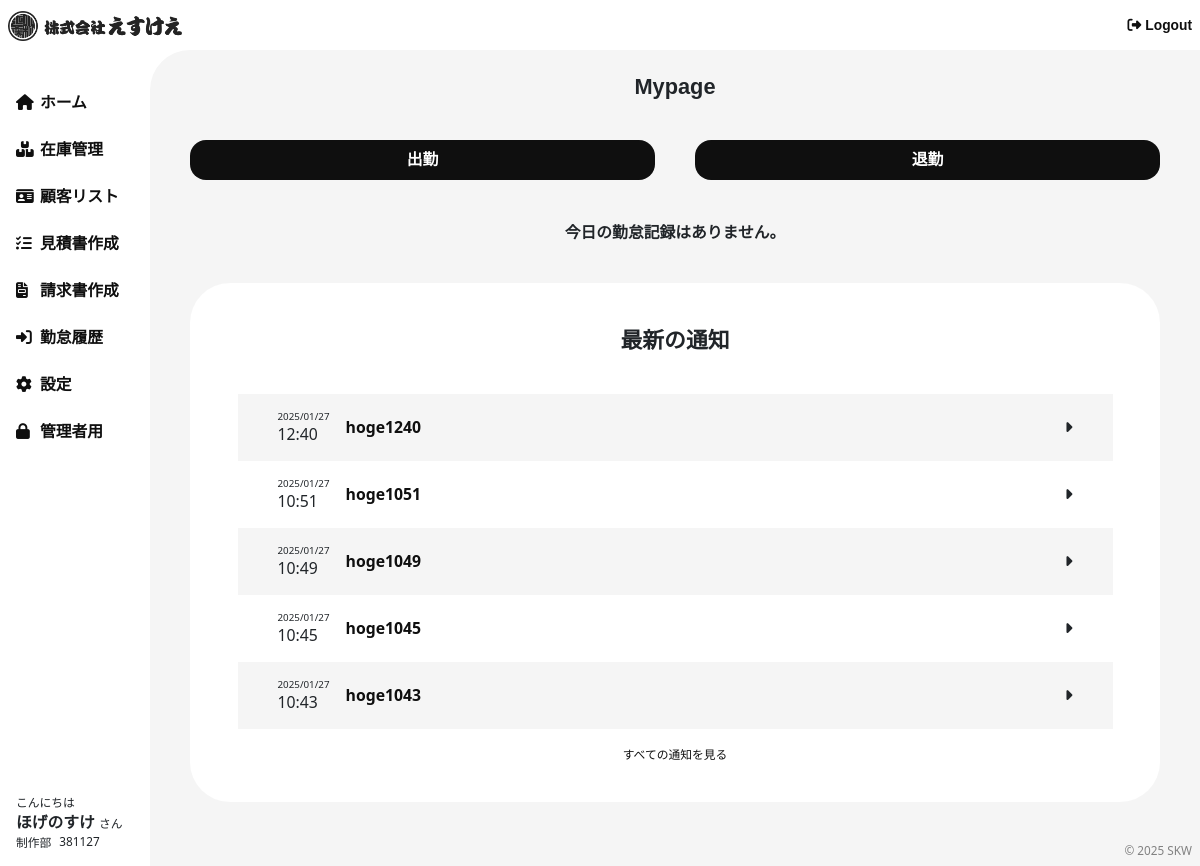
Page /mypage/ (signed in) on the committed database.
### accounts/models.py (models this page shows, shortened)
class Profile(models.Model):
    user = models.OneToOneField(User, on_delete=models.CASCADE)
    phone_number = models.CharField(max_length=15, blank=True, null=True)
    department = models.CharField(max_length=100, blank=True, null=True)

### bms/models.py (models this page shows, shortened)
class Employee(models.Model):
    first_name = models.CharField(max_length=50, verbose_name="名", blank=True, null=True)
    last_name = models.CharField(max_length=50, verbose_name="姓", blank=True, null=True)
    email = models.EmailField(unique=True, verbose_name="メールアドレス", blank=True, null=True)
    department = models.CharField(max_length=100, verbose_name="部署", blank=True, null=True)
    phone_number = models.CharField(max_length=15, verbose_name="電話番号", blank=True, null=True)
    employee_number = models.CharField(
        max_length=6, unique=True, blank=True, null=True, verbose_name="社員番号"
    )

### notifications/models.py (models this page shows, shortened)
class Notification(models.Model):
    title = models.CharField(max_length=255)
    body = models.TextField()
    NOTIFICATION_TYPES = [
        ('全体', '全体'),
        ('部署', '部署'),
    ]
    notification_type = models.CharField(max_length=10, choices=NOTIFICATION_TYPES)
    department = models.CharField(max_length=255, blank=True, null=True)
    created_at = models.DateTimeField(auto_now_add=True)
    scheduled_at = models.DateTimeField(default=now)
    sent = models.BooleanField(default=False)

### bms/views.py (the view)
# urls.py: path('mypage/', views.mypage, name='mypage'),  # マイページへのルートを元のビューに戻す
@login_required
def mypage(request):
    user = request.user
    profile_info = {
        '姓': user.first_name or '設定されていません',
        '名': user.last_name or '設定されていません',
        'ログインID': user.username or '設定されていません',
        'メールアドレス': user.email or '設定されていません',
        '電話番号': getattr(user, 'profile', None) and getattr(user.profile, 'phone_number', '設定されていません'),
        '部署': getattr(user, 'profile', None) and getattr(user.profile, 'department', '設定されていません'),
    }
    employee = Employee.objects.filter(email=user.email).first()
    if not employee:
        employee = Employee(employee_number="000000", email=user.email)  # ダミーデータ
    today = now().date()
    record = AttendanceRecord.objects.filter(user=user, date=today).first()
    notifications = Notification.objects.filter(notification_type='全体').order_by('-created_at')[:5]
    return render(request, 'bms/mypage.html', {
        'profile_info': profile_info,
        'employee': employee,
        'record': record,
        'notifications': notifications,
    })

### bms/context_processors.py (called while the page is built)
def profile_info(request):
    if request.user.is_authenticated:
        user = request.user
        employee = Employee.objects.filter(email=user.email).first()
        if not employee:
            employee = Employee(employee_number="000000", email=user.email)
        return {
            'profile_info': {
                '姓': user.first_name or '設定されていません',
                '名': user.last_name or '設定されていません',
                'ログインID': user.username or '設定されていません',
                'メールアドレス': user.email or '設定されていません',
                '電話番号': getattr(user, 'profile', None) and getattr(user.profile, 'phone_number', '設定されていません'),
                '部署': getattr(user, 'profile', None) and getattr(user.profile, 'department', '設定されていません'),
            },
            'employee': employee  # Employeeデータも全ページで使えるようにする
        }
    return {'profile_info': None, 'employee': None}

### templates/bms/mypage.html (shortened to what this page needs)
{% extends "base.html" %}
{% block content %}
<div class="mypage">
    <div class="mainTitle">Mypage</div>
    <section class="attendance">
        <div class="attendance__wrap">
            <form action="{% url 'clock_in' %}" method="post" style="display: inline;">
                <button type="submit">出勤</button>
            </form>
            <form action="{% url 'clock_out' %}" method="post" style="display: inline;">
                <button type="submit">退勤</button>
            </form>
        </div>
        <div class="today">
            {% if record %}
            <div class="today__wrap">
                <div class="box">
                    <div class="head">
                        <i class="far fa-clock"></i>出勤時刻
                    </div>
                    <div class="text">
                        {{ record.clock_in|date:"Y-m-d H:i:s" }}
                    </div>
                </div>
                <div class="box">
                    <div class="head">
                        <i class="far fa-clock"></i>退勤時刻
                    </div>
                    <div class="text">
                        {{ record.clock_out|date:"Y-m-d H:i:s" }}
                    </div>
                </div>
            </div>
            {% else %}
            <div class="noRecord">
                <div class="text">今日の勤怠記録はありません。</div>
            </div>
            {% endif %}
        </div>
    </section>
    <section class="notification">
        <div class="boxArea">
        {% include 'notifications/mypage_notifications.html' %}
        </div>
    </section>
</div>
{% endblock %}

### templates/base.html (shortened to what this page needs)
{% load django_browser_reload %}
<!DOCTYPE html>
<html lang="ja">
<head>
    {% load static %}
    {% include 'common/parts/head.html' %}
</head>
<body class="drawer drawer--right">
        <header class="header container-fluid">
            <div class="header__wrap">
                <div class="logo">
                    <a href="{% url 'index' %}">
                        <img src="{% static 'image/logo-bk.png' %}" alt="">
                    </a>
                </div>
                <div class="logout">
                    <a href=""><i class="fas fa-sign-out-alt"></i>Logout</a>
                </div>
            </div>
        </header>
    <div class="contents-wrapper">
        <aside>
            <ul class="menu">
                {% include 'common/parts/nav-menu.html' %}
            </ul>
            <div class="profile">
                <div class="hello">こんにちは</div>
                <div class="name">{{ profile_info.名 }} <span>さん</span></div>
                <div class="wrap">
                    <div class="sect">{{ profile_info.部署 }}</div>
                    <div class="numb">{{ employee.employee_number }}</div>
                </div>
            </div>
        </aside>
        <main>
            {% block content %}
            {% endblock %}
        </main>
        <footer class="footer">
            <div class="cr"><a href="{% url 'index' %}">&copy; 2025 SKW</a></div>
        </footer>
    </div>
</body>
</html>

### templates/notifications/mypage_notifications.html
<div class="container">
    <h1>最新の通知</h1>
    <div class="wrap">
        {% for notification in notifications %}
        <div class="area">
            <div class="box">
                <div class="dateArea">
                    <div class="date">{{ notification.created_at|date:"Y/m/d" }}</div>
                    <div class="time">{{ notification.created_at|date:"H:i" }}</div>
                </div>
                <div class="head">
                    <a href="{% url 'notifications:notification_detail' notification.id %}">{{ notification.title }}</a>
                </div>
            </div>
        </div>
        {% empty %}
        <p>通知はありません。</p>
        {% endfor %}
    </div>
    <a class="link" href="{% url 'notifications:allpost' %}">すべての通知を見る</a>
</div>

### rows in the picture
Profile: 部署 "制作部"
Employee: employee_number "381127"
Notification: created_at "2025/01/27", created_at "12:40", title "hoge1240"
Notification: created_at "2025/01/27", created_at "10:51", title "hoge1051"
Notification: created_at "2025/01/27", created_at "10:49", title "hoge1049"
Notification: created_at "2025/01/27", created_at "10:45", title "hoge1045"
Notification: created_at "2025/01/27", created_at "10:43", title "hoge1043"

### other values in the picture
{{ profile_info.名 }} "ほげのすけ"
